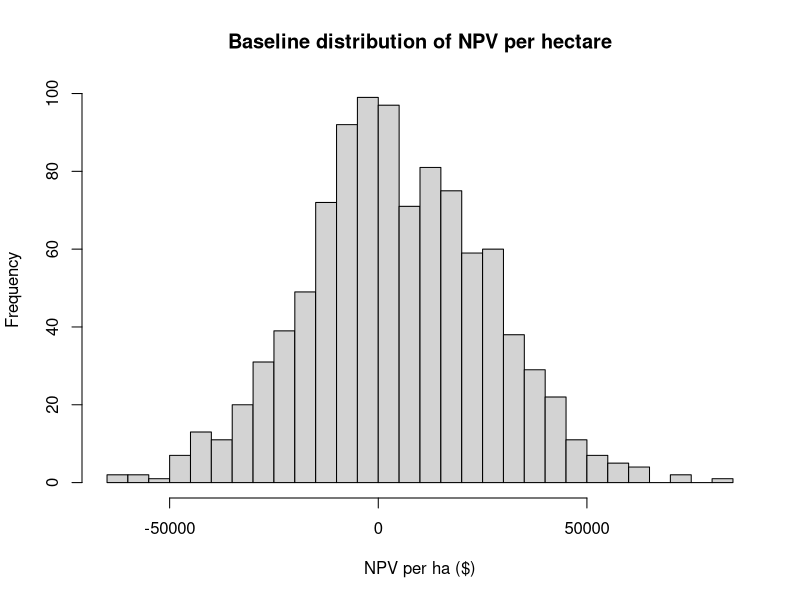
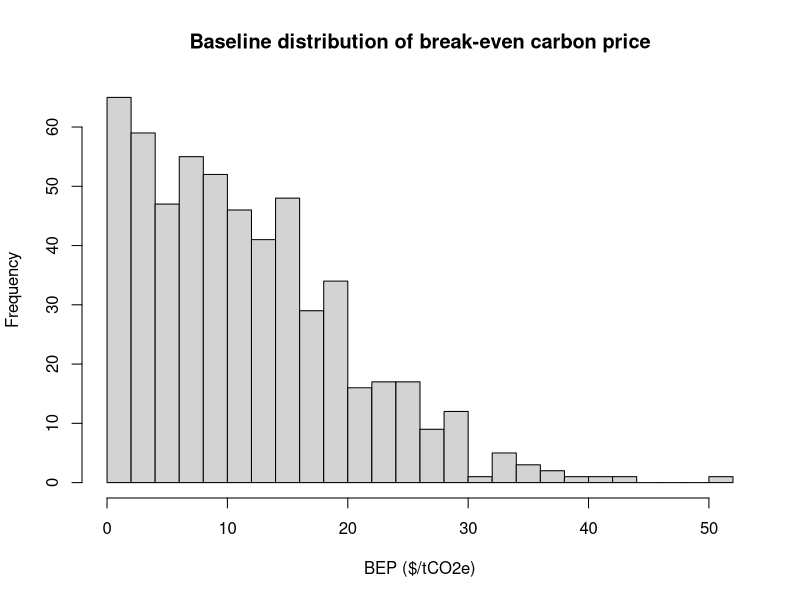
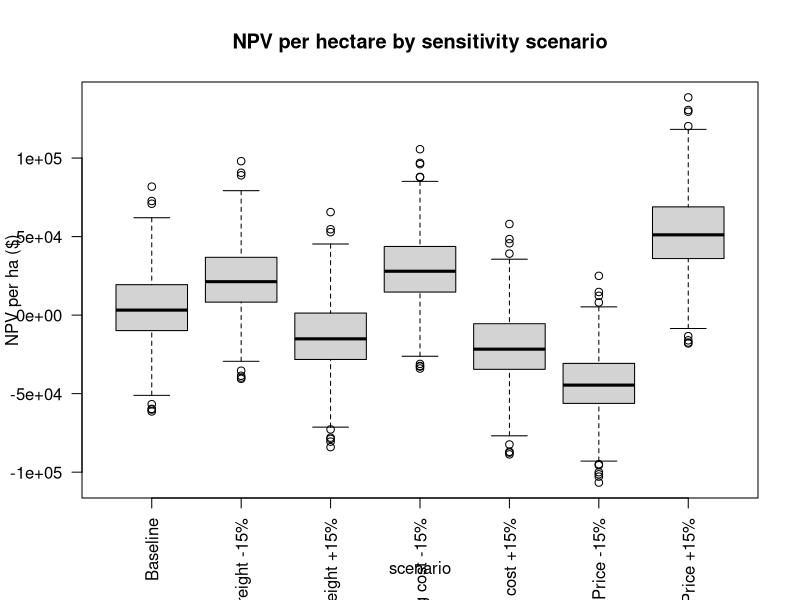
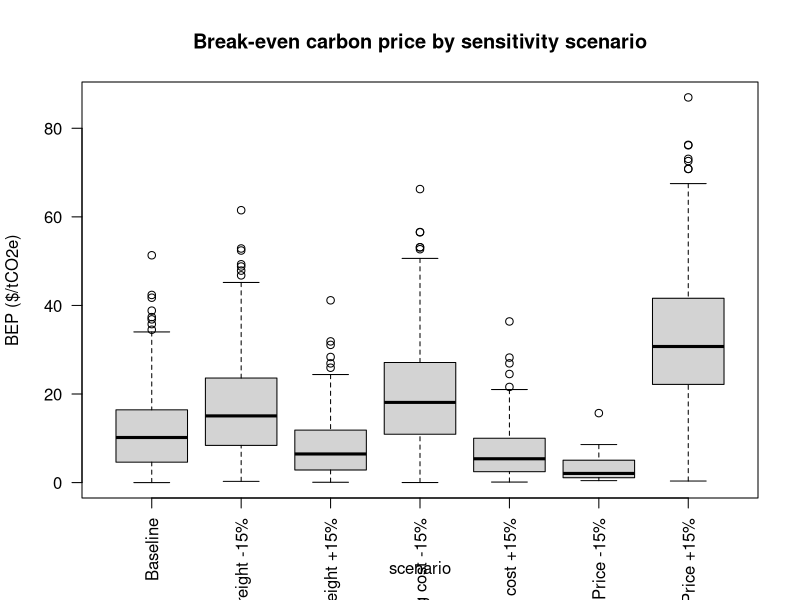

Source code (R) for these figures, in order:
# ============================================================
# Monte Carlo NPV with STOCHASTIC two-leg freight
# + Sensitivity analysis: price, freight, and operating cost
#   each increase/decrease by 15%
#
# REVISED CARBON ACCOUNTING:
# - Off-site emissions use INSTANT OXIDATION
# - Emissions are NOT discounted
#
# TON BASIS:
# - Yields are tons
# - Prices & costs are $/ton
# - Freight is generated as $/m3, then converted to $/ton
# ============================================================

suppressPackageStartupMessages({
  library(dplyr)
  library(tidyr)
  library(tibble)
})

# --------------------------
# 0) Helper
# --------------------------
km_to_cost_per_m3 <- function(km, rate_per_km, capacity_m3_per_TL) {
  (rate_per_km * km) / capacity_m3_per_TL
}

expand_to_all_iters <- function(mean_path_tbl, value_cols, iter_ids) {
  stopifnot("year" %in% names(mean_path_tbl))
  stopifnot(all(value_cols %in% names(mean_path_tbl)))
  
  grid <- tidyr::crossing(
    iteration = iter_ids,
    year      = sort(unique(mean_path_tbl$year))
  )
  
  out <- dplyr::left_join(grid, mean_path_tbl, by = "year") |>
    dplyr::arrange(iteration, year)
  
  dplyr::select(out, iteration, year, dplyr::all_of(value_cols))
}

# --------------------------
# 1) Read data
# --------------------------
costs_data  <- read.csv("data/simulated_costs.csv")
prices_data <- read.csv("data/simulated_peat_prices_lognormal_t.csv")
yield_t     <- read.csv("data/simulated_peat_volume_t.csv")  # yield is TON/ha

# Ensure types
costs_data  <- costs_data |>
  dplyr::mutate(
    iteration = as.integer(iteration),
    year      = as.integer(year)
  )

prices_data <- prices_data |>
  dplyr::mutate(
    iteration = as.integer(iteration),
    year      = as.integer(year)
  )

yield_t <- yield_t |>
  dplyr::mutate(
    iteration = as.integer(iteration),
    year      = as.integer(year)
  )

# Standardize names
costs_data <- costs_data |> dplyr::rename(costs_t = costs)
yield_t    <- yield_t    |> dplyr::rename(tons_ha = yield_t)

# Build balanced base panel
base_panel <- prices_data |> 
  dplyr::select(iteration, year, price_t) |>
  dplyr::inner_join(
    costs_data |> dplyr::select(iteration, year, costs_t),
    by = c("iteration", "year")
  ) |>
  dplyr::inner_join(
    yield_t |> dplyr::select(iteration, year, tons_ha),
    by = c("iteration", "year")
  ) |>
  dplyr::arrange(iteration, year)

iter_ids   <- sort(unique(base_panel$iteration))
years_vec  <- sort(unique(base_panel$year))
N_iter     <- length(iter_ids)
final_year <- max(years_vec)

# --------------------------
# 2) Key parameters
# --------------------------
area_ha       <- 100
discount_rate <- 0.07
depr_rate     <- 0.08

# --- Bale-based volume conversion ---
bale_ft3           <- 6
compression_factor <- 2
ft3_to_m3          <- 0.028317
bales_per_ton      <- 26

m3_per_bale_loose <- bale_ft3 * compression_factor * ft3_to_m3
m3_per_ton_fluffy <- m3_per_bale_loose * bales_per_ton
m3_per_ton_comp   <- m3_per_ton_fluffy / compression_factor

# Royalty (originally per m3 fluffy) -> convert to $/ton using fluffy m3/ton
royalty_per_cy <- 0.11
m3_to_cy       <- 1.30795
royalty_per_m3 <- royalty_per_cy * m3_to_cy
royalty_per_t  <- royalty_per_m3 * m3_per_ton_fluffy

# Restoration (paid in final year, per ha)
restoration_cost_per_ha <- 3485

# Salvage factor
salvage_factor <- (1 - depr_rate)^final_year

# --------------------------
# 3) Year-0 fixed costs (draw per iteration)
# --------------------------
set.seed(123)
initial_costs <- runif(N_iter, min = 2051500, max = 2653000)
env_app_costs <- runif(N_iter, min = 300000,  max = 1000000)

initial_df <- tibble::tibble(
  iteration              = iter_ids,
  initial_cost_equipment = initial_costs,
  env_app_cost           = env_app_costs
) |>
  dplyr::mutate(
    total_initial_cost = initial_cost_equipment + env_app_cost,
    salvage_equipment  = initial_cost_equipment * salvage_factor
  )

# --------------------------
# 4) Freight assumptions
# --------------------------
# Leg 1: Bog -> Plant (bulk TLs) [FLUFFY volume basis]
leg1_rate_per_km <- 2.00
leg1_cap_m3_TL   <- 125
leg1_dist_km     <- c(379, 429, 505, 278, 207)

# Leg 2: Plant -> Customer (palletized TLs) [COMPRESSED volume basis]
leg2_rate_per_km <- 0.66
leg2_cap_m3_TL   <- 71
bc_dist_km       <- 1023
ca_dist_km_vec   <- c(1964, 2148, 2284)
share_CA         <- 0.50

# --------------------------
# 5) Build stochastic freight
# --------------------------
set.seed(456)
iy_grid <- tidyr::crossing(iteration = iter_ids, year = years_vec)

freight_draws <- iy_grid |>
  dplyr::mutate(
    leg1_km = sample(leg1_dist_km, size = dplyr::n(), replace = TRUE),
    is_CA   = runif(dplyr::n()) < share_CA,
    leg2_km = ifelse(
      is_CA,
      sample(ca_dist_km_vec, size = dplyr::n(), replace = TRUE),
      bc_dist_km
    ),
    
    freight1_m3_fluffy     = km_to_cost_per_m3(leg1_km, leg1_rate_per_km, leg1_cap_m3_TL),
    freight2_m3_compressed = km_to_cost_per_m3(leg2_km, leg2_rate_per_km, leg2_cap_m3_TL),
    
    freight1_t_fluffy     = freight1_m3_fluffy     * m3_per_ton_fluffy,
    freight2_t_compressed = freight2_m3_compressed * m3_per_ton_comp
  ) |>
  dplyr::select(iteration, year, is_CA, freight1_t_fluffy, freight2_t_compressed)

summary(freight_draws)
num_cols_fd <- sapply(freight_draws, is.numeric)
sapply(freight_draws[, num_cols_fd, drop = FALSE], sd, na.rm = TRUE)

# ============================================================
# 6) Carbon emissions (fixed across sensitivity scenarios)
#    REVISED:
#    - instant oxidation for off-site emissions
#    - emissions are NOT discounted
# ============================================================

# ---- 6.1 Carbon-accounting parameters ----
C_frac_dry    <- 0.46
moisture_frac <- 0.50
dry_frac      <- 1 - moisture_frac

EF_onsite_value <- 1.4
EF_unit         <- "tC"

# ---- 6.2 Conversion ----
tC_to_tCO2 <- function(tC) tC * (44 / 12)

# ---- 6.3 Emissions depend only on physical production, not price/cost scenarios ----
# Instant oxidation: all carbon in extracted peat is emitted in the extraction year
emissions_df <- base_panel |>
  dplyr::mutate(
    area_ha    = area_ha,
    total_tons = tons_ha * area_ha,
    
    # carbon removed in harvested peat
    m_tC = total_tons * dry_frac * C_frac_dry,
    
    # off-site emissions: instant oxidation in same year
    offsite_tC    = m_tC,
    offsite_tCO2e = tC_to_tCO2(offsite_tC),
    
    # on-site emissions each year
    onsite_tCO2e = if (EF_unit == "tC") {
      tC_to_tCO2(EF_onsite_value * area_ha)
    } else {
      EF_onsite_value * area_ha
    },
    
    total_tCO2e = onsite_tCO2e + offsite_tCO2e
  )

# ---- 6.4 Total emissions per iteration (UNDISCOUNTED) ----
emis_summary <- emissions_df |>
  dplyr::group_by(iteration) |>
  dplyr::summarise(
    T = max(year),
    area_ha = first(area_ha),
    total_onsite_tCO2e  = sum(onsite_tCO2e,  na.rm = TRUE),
    total_offsite_tCO2e = sum(offsite_tCO2e, na.rm = TRUE),
    total_tCO2e_project = total_onsite_tCO2e + total_offsite_tCO2e,
    total_tCO2e_per_ha  = total_tCO2e_project / area_ha,
    .groups = "drop"
  )

cat("\n--- Total emissions (tCO2e/ha), undiscounted, using instant oxidation ---\n")
print(summary(emis_summary$total_tCO2e_per_ha))

# ============================================================
# 7) Scenario runner
# ============================================================

run_project_scenario <- function(price_mult = 1,
                                 freight_mult = 1,
                                 cost_mult = 1) {
  
  all_data <- base_panel |>
    dplyr::inner_join(freight_draws, by = c("iteration", "year")) |>
    dplyr::left_join(initial_df, by = "iteration") |>
    dplyr::mutate(
      # scenario-adjusted unit values
      price_t_scn     = price_t * price_mult,
      costs_t_scn     = costs_t * cost_mult,
      freight1_t_scn  = freight1_t_fluffy * freight_mult,
      freight2_t_scn  = freight2_t_compressed * freight_mult,
      
      # quantities
      total_tons          = tons_ha * area_ha,
      total_fluffy_m3     = total_tons * m3_per_ton_fluffy,
      total_compressed_m3 = total_tons * m3_per_ton_comp,
      
      # cash flow
      revenue             = price_t_scn * total_tons,
      variable_cost_total = costs_t_scn * total_tons,
      royalty_total       = royalty_per_t * total_tons,
      restoration_total   = dplyr::if_else(
        year == final_year,
        restoration_cost_per_ha * area_ha,
        0
      ),
      
      freight1_total = freight1_t_scn * total_tons,
      freight2_total = freight2_t_scn * total_tons,
      freight_total  = freight1_total + freight2_total,
      
      net_cash = revenue - variable_cost_total - royalty_total -
        restoration_total - freight_total,
      
      discount_factor     = (1 + discount_rate)^year,
      discounted_net_cash = net_cash / discount_factor
    )
  
  pv_flows <- all_data |>
    dplyr::group_by(iteration) |>
    dplyr::summarise(
      PV_net_cash = sum(discounted_net_cash),
      .groups = "drop"
    )
  
  NPV_results <- initial_df |>
    dplyr::inner_join(pv_flows, by = "iteration") |>
    dplyr::mutate(
      PV_salvage        = salvage_equipment / ((1 + discount_rate)^final_year),
      NPV_total_project = PV_net_cash + PV_salvage - total_initial_cost,
      NPV_per_ha        = NPV_total_project / area_ha
    )
  
  BEP_results <- NPV_results |>
    dplyr::left_join(emis_summary, by = "iteration") |>
    dplyr::mutate(
      BEP = dplyr::if_else(
        NPV_per_ha > 0,
        NPV_per_ha / total_tCO2e_per_ha,
        NA_real_
      )
    )
  
  summary_row <- tibble::tibble(
    mean_NPV_per_ha = mean(NPV_results$NPV_per_ha, na.rm = TRUE),
    sd_NPV_per_ha   = sd(NPV_results$NPV_per_ha, na.rm = TRUE),
    p_NPV_positive  = mean(NPV_results$NPV_per_ha > 0, na.rm = TRUE),
    mean_BEP        = mean(BEP_results$BEP, na.rm = TRUE),
    sd_BEP          = sd(BEP_results$BEP, na.rm = TRUE),
    n_BEP           = sum(!is.na(BEP_results$BEP)),
    n_excluded_BEP  = sum(is.na(BEP_results$BEP))
  )
  
  list(
    all_data     = all_data,
    NPV_results  = NPV_results,
    BEP_results  = BEP_results,
    summary_row  = summary_row
  )
}

# ============================================================
# 8) Sensitivity scenarios
# ============================================================

scenario_tbl <- tibble::tibble(
  scenario     = c("Baseline",
                   "Price +15%",
                   "Price -15%",
                   "Freight +15%",
                   "Freight -15%",
                   "Operating cost +15%",
                   "Operating cost -15%"),
  price_mult   = c(1.00, 1.15, 0.85, 1.00, 1.00, 1.00, 1.00),
  freight_mult = c(1.00, 1.00, 1.00, 1.15, 0.85, 1.00, 1.00),
  cost_mult    = c(1.00, 1.00, 1.00, 1.00, 1.00, 1.15, 0.85)
)

scenario_outputs <- vector("list", nrow(scenario_tbl))
summary_list     <- vector("list", nrow(scenario_tbl))

for (i in seq_len(nrow(scenario_tbl))) {
  scn <- scenario_tbl[i, ]
  
  tmp <- run_project_scenario(
    price_mult   = scn$price_mult,
    freight_mult = scn$freight_mult,
    cost_mult    = scn$cost_mult
  )
  
  tmp$NPV_results <- tmp$NPV_results |>
    dplyr::mutate(scenario = scn$scenario, .before = 1)
  
  tmp$BEP_results <- tmp$BEP_results |>
    dplyr::mutate(scenario = scn$scenario, .before = 1)
  
  scenario_outputs[[i]] <- tmp
  
  summary_list[[i]] <- tmp$summary_row |>
    dplyr::mutate(scenario = scn$scenario, .before = 1)
}

NPV_all <- dplyr::bind_rows(lapply(scenario_outputs, function(x) x$NPV_results))
BEP_all <- dplyr::bind_rows(lapply(scenario_outputs, function(x) x$BEP_results))

sensitivity_summary <- dplyr::bind_rows(summary_list)

# Add change relative to baseline
baseline_mean_npv <- sensitivity_summary$mean_NPV_per_ha[
  sensitivity_summary$scenario == "Baseline"
]
baseline_mean_bep <- sensitivity_summary$mean_BEP[
  sensitivity_summary$scenario == "Baseline"
]

sensitivity_summary <- sensitivity_summary |>
  dplyr::mutate(
    delta_mean_NPV_per_ha = mean_NPV_per_ha - baseline_mean_npv,
    pct_change_mean_NPV   = 100 * (mean_NPV_per_ha / baseline_mean_npv - 1),
    delta_mean_BEP        = mean_BEP - baseline_mean_bep,
    pct_change_mean_BEP   = 100 * (mean_BEP / baseline_mean_bep - 1)
  )

cat("\n--- Sensitivity summary: NPV and BEP ---\n")
print(sensitivity_summary)

# ============================================================
# 9) Baseline outputs
# ============================================================

baseline_out <- scenario_outputs[[which(scenario_tbl$scenario == "Baseline")]]

cat("\n--- Baseline NPV (includes negative values) ---\n")
print(summary(baseline_out$NPV_results$NPV_per_ha))
cat("Mean:", mean(baseline_out$NPV_results$NPV_per_ha, na.rm = TRUE), "\n")
cat("SD:",   sd(baseline_out$NPV_results$NPV_per_ha,   na.rm = TRUE), "\n")
cat("P(NPV>0):", mean(baseline_out$NPV_results$NPV_per_ha > 0, na.rm = TRUE), "\n")

cat("\n--- Baseline break-even carbon price ($/tCO2e), using instant oxidation and undiscounted emissions ---\n")
print(summary(baseline_out$BEP_results$BEP))
cat("Mean BEP:", mean(baseline_out$BEP_results$BEP, na.rm = TRUE), "\n")
cat("SD BEP:",   sd(baseline_out$BEP_results$BEP,   na.rm = TRUE), "\n")
cat("Number of BEP observations:", sum(!is.na(baseline_out$BEP_results$BEP)), "\n")
cat("Excluded negative-NPV observations:", sum(is.na(baseline_out$BEP_results$BEP)), "\n")

# ============================================================
# 10) Plots
# ============================================================

hist(
  baseline_out$NPV_results$NPV_per_ha,
  breaks = 30,
  main = "Baseline distribution of NPV per hectare",
  xlab = "NPV per ha ($)"
)

hist(
  baseline_out$BEP_results$BEP,
  breaks = 30,
  main = "Baseline distribution of break-even carbon price",
  xlab = "BEP ($/tCO2e)"
)

boxplot(
  NPV_per_ha ~ scenario,
  data = NPV_all,
  las = 2,
  main = "NPV per hectare by sensitivity scenario",
  ylab = "NPV per ha ($)"
)

boxplot(
  BEP ~ scenario,
  data = BEP_all,
  las = 2,
  main = "Break-even carbon price by sensitivity scenario",
  ylab = "BEP ($/tCO2e)"
)

# ============================================================
# 11) Diagnostics for emissions
# ============================================================

check_components <- emissions_df |>
  dplyr::group_by(year) |>
  dplyr::summarise(
    mean_onsite  = mean(onsite_tCO2e,  na.rm = TRUE),
    mean_offsite = mean(offsite_tCO2e, na.rm = TRUE),
    mean_total   = mean(total_tCO2e,   na.rm = TRUE),
    .groups = "drop"
  )

print(
  check_components |>
    dplyr::mutate(
      dplyr::across(dplyr::where(is.numeric), ~ sprintf("%.2f", .x))
    )
)

# Mass balance under instant oxidation:
# all extracted peat carbon is emitted, so difference should be ~0
mass_balance <- emissions_df |>
  dplyr::group_by(iteration) |>
  dplyr::summarise(
    sum_m_tC     = sum(m_tC, na.rm = TRUE),
    sum_offsiteC = sum(offsite_tC, na.rm = TRUE),
    diff         = sum_offsiteC - sum_m_tC,
    .groups = "drop"
  )

cat("\n--- Mass balance check (tC): diff should be ~0 under instant oxidation ---\n")
print(summary(mass_balance$diff))
